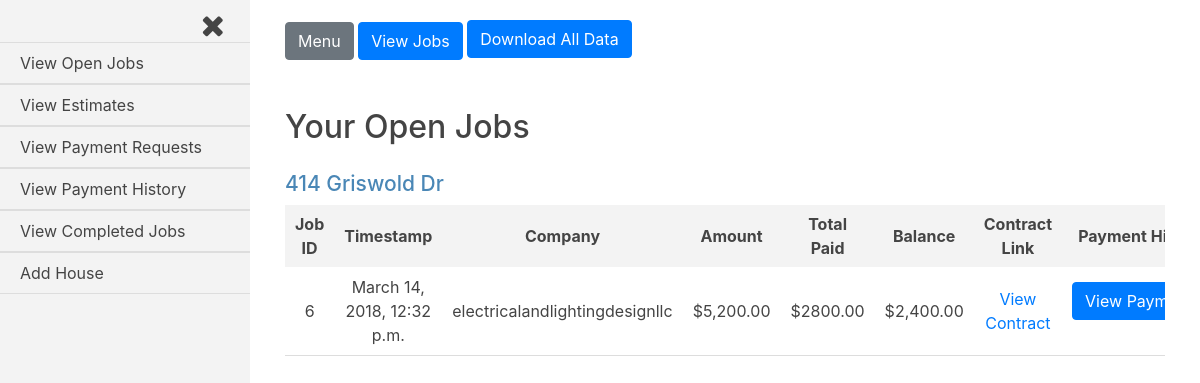
/jobs_admin/ (signed in), run on the app's committed database.
### jobs/models.py (models this page shows, shortened)
class Current_Worker(models.Model):
    house = models.ForeignKey(House, on_delete=models.CASCADE)
    company = models.ForeignKey(settings.AUTH_USER_MODEL, on_delete=models.CASCADE)
    current = models.BooleanField(default=False)

class House(models.Model):
    address = models.CharField(max_length=250)
    companies = models.ManyToManyField(settings.AUTH_USER_MODEL, through='Current_Worker')
    proposed_jobs = models.BooleanField(default=False)
    pending_payments = models.BooleanField(default=False)
    payment_history = models.BooleanField(default=False)
    completed_jobs = models.BooleanField(default=False)
    customer = models.ForeignKey(settings.AUTH_USER_MODEL, on_delete=models.CASCADE, related_name='customer_house')
    def __str__(self):
        return self.address

class Job(models.Model):
    house = models.ForeignKey(House, on_delete=models.CASCADE)
    company = models.ForeignKey(settings.AUTH_USER_MODEL, on_delete=models.CASCADE)
    start_amount = models.DecimalField(max_digits=8, decimal_places=2, default=0.00)
    start_date = models.DateTimeField(auto_now_add=True, blank=True)
    total_paid = models.DecimalField(max_digits=8, decimal_places=2, default=0.00)
    approved = models.BooleanField(default=False)
    def generate_filename(self, filename):
        file_path = 'uploads/{}/{}'.format(str(self.house.address), str(filename))
        return file_path
    document_link = models.FileField(upload_to=generate_filename)
    balance_amount = models.DecimalField(max_digits=8, decimal_places=2, default=0.00)

### jobs_admin/views.py (the view)
@login_required
def index(request):
    current_user = request.user
    if current_user.is_active and current_user.groups.filter(name__in=['Customers', 'Customers Staff']).exists():
        customer = Customer(current_user)
        customer = customer.is_customer_staff()
        current_houses = customer.current_houses()
        approved_jobs = customer.approved_jobs()
        payment_history_form = Payment_History_Form()
        change_job_status_form = Change_Job_Status()
        template = loader.get_template('jobs_admin/index.html')
        context = {
            'current_workers': current_houses,
            'jobs': approved_jobs,
            'current_user': current_user,
            'payment_history_form': payment_history_form,
            'change_job_status_form': change_job_status_form,
        }
        worker_url = request.GET.get('worker_url', None)
        staff_url = request.GET.get('staff_url', None)
        if worker_url and staff_url:
            index = staff_url.find('staff') - 1
            staff_url = staff_url[:index]+ '&' + staff_url[index+1:]
            context['worker_url'] = worker_url
            context['staff_url'] = staff_url
        if request.method == 'POST':
            form = Change_Job_Status(request.POST)
            if form.is_valid():
                job_id = int(request.POST.get('job_id'))
                address = str(request.POST.get('job_house'))
                house = House.objects.get(address=address)
                job = Job.objects.get(pk=job_id)
                job.approved=False
                job.save()
                """update house to proposed_jobs=True if the unapproved job is
                within the last 2 weeks"""
                if Customer.start_week <= job.start_date <= Customer.today:
                    house.proposed_jobs=True
                    house.save(update_fields=['proposed_jobs'])
                """if no more current jobs for specific house, delete as current worker
                AND if no more pending payments from other approved jobs for the house exist,
                set pending_payments=False"""
                current_house_jobs = Job.objects.filter(company=job.company, approved=True, house=house)
                payment_requests = Request_Payment.objects.filter(house=house, job__approved=True, approved=False)
                if not current_house_jobs:
                    Current_Worker.objects.filter(company=job.company, house=house).delete()
                if not payment_requests:
                    house.pending_payments=False
                    house.save(update_fields=['pending_payments'])
                return redirect('/jobs_admin')
        else:
            form = Change_Job_Status()
        return HttpResponse(template.render(context, request))
    else:
        return redirect('/accounts/login')

### payment_history/forms.py
class Payment_History_Form(ModelForm, forms.Form):
    class Meta:
        model = Request_Payment
        exclude = ['job', 'submit_date', 'approved_date', 'house', 'amount', 'approved', 'document_link']

### jobs_admin/forms.py
class Change_Job_Status(ModelForm, forms.Form):
    class Meta:
        model = Job
        exclude = ['house', 'company', 'start_amount', 'start_date', 'total_paid', 'document_link', 'approved', 'balance_amount']

### customer_register/customer.py (called while the page is built)
    def attribute_level(self, obj, compare={}):
        level = list(compare.keys())
        attribute = list(compare.values())
        if level[0] is not 0:
            if level[0] is 1:
                return getattr(obj, attribute[0])
            elif level[0] is 2:
                return getattr(getattr(obj, attribute[0][0]), attribute[0][1])
        else:
            return obj

    def get_queryset(self, append_outer=False, houses=[], queryset=[], compare=[]):
        result_queryset = []
        for h in houses:
            for q in queryset.iterator():
                a = self.attribute_level(obj=h, compare=compare[0])
                b = self.attribute_level(obj=q, compare=compare[1])
                if a == b:
                    if append_outer == True:
                        result_queryset.append(h)
                    else:
                        result_queryset.append(q)
        return result_queryset

    def is_customer_staff(self):
        if self.customer.groups.filter(name='Customers Staff').exists():
            customer_id = self.customer.groups.values_list('name', flat=True)[1]
            if customer_id == 'Customers Staff':
                customer_id = self.customer.groups.values_list('name', flat=True)[0]
            self.customer = int(customer_id)
            return Customer(self.customer)
        return Customer(self.customer)

    def houses(self):
        return House.objects.filter(customer=self.customer)

    def current_houses(self):
        sql = 'SELECT * FROM jobs_current_worker WHERE current=1 GROUP BY house_id'
        current_houses = Current_Worker.objects.raw(sql)
        return self.get_queryset(append_outer=True, houses=current_houses, queryset=self.houses, compare=[{1: 'house'}, {0: 0}])

    def approved_jobs(self):
        return Job.objects.filter(house__customer=self.customer, approved=True, balance_amount__gt=0)

### jobs_admin/templatetags/jobs_admin_group_check.py (called while the page is built)
@register.filter(name='in_group')
def has_group(user, group_name):
    group =  Group.objects.get(name=group_name)
    return group in user.groups.all()

### jobs_admin/templates/jobs_admin/index.html (shortened to what this page needs)
{% extends 'base_login_admin.html' %}
{% load humanize %}
{% load static %}
{% load jobs_admin_group_check %}
{% block body_class %}jobs_admin{% endblock body_class %}
{% block content %}
<h2>Your Open Jobs</h2>
{% for w in current_workers %}
<div class="job-container">
  <div class="house">
    <h3 class="house-address">{{w.house.address}}</h3>
  </div>
  <div class="jobs">
    <table class="job-summary">
      <tbody>
        <tr class="job-headings">
          <th>Job ID</th>
          <th>Timestamp</th>
          <th>Company</th>
          <th>Amount</th>
          <th>Total Paid</th>
          <th>Balance</th>
          <th>Contract Link</th>
          <th>Payment History</th>
        </tr>
        {% for job in jobs %}
        {% if job.house.address == w.house.address %}
        <tr class="job-info">
          <td>{{job.id}}</td>
          <td>{{job.start_date}}</td>
          <td>{{job.company}}</td>
          <td>${{job.start_amount|intcomma}}</td>
          <td>${{job.total_paid}}</td>
          <td>${{job.balance_amount|intcomma}}</td>
          <td><a href="{{job.document_link.url}}">View Contract</a></td>
          <td>
            <form class="payment-history-form" action="/payment_history/p_history_job" method="post">
              <input class="btn btn-primary v-payment-history" type="submit" name="v-payment-history" value="View Payments">
            </form>
          </td>
        </tr>
        {% endif %}
        {% endfor %}
      </tbody>
    </table>
  </div>
</div>
{% endfor %}
{% endblock content %}

### static/logged-in.css (style rules this page uses)
body { overflow-x: hidden; color: #444; }
.job-container { overflow-x: auto; margin-top: 25px; }
.job-container h3 { font-size: 21px; color: #4A87B6; }
.job-headings { background-color: #f3f3f3; }
.job-headings th { padding: 7px 10px; }
.job-summary { width: 100%; min-width: 475px; max-width: 970px; text-align: center; }
.job-summary td { padding: 8px 10px; }
.job-info { border-bottom: 1px solid #ddd; }
form select, form input { margin-bottom: 20px; }
form input { width: 100%; background-color: transparent; border: 1px solid #ddd; padding: 10px; border-radius: 3px; }
form input[type="submit"] { display: block; }

### data on the page
Current_Worker: house.address "414 Griswold Dr"
Job: id "6", start_date "March 14, 2018, 12:32 p.m.", company "electricalandlightingdesignllc", start_amount "5,200.00", total_paid "2800.00", balance_amount "2,400.00"
